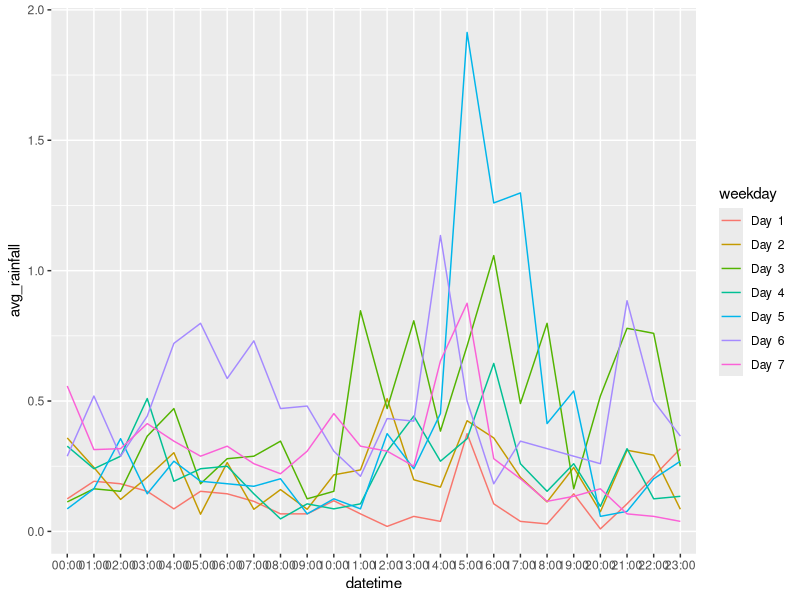
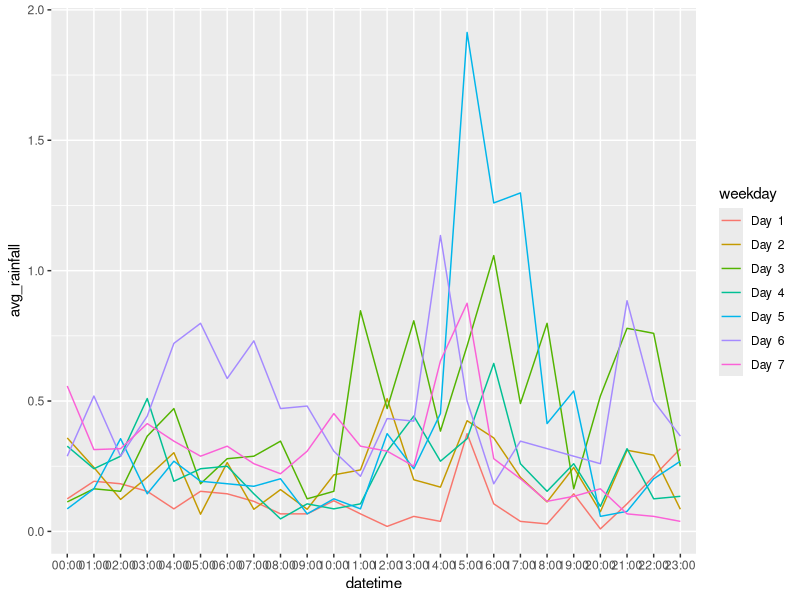

The R source for these figures, in order:
library(ggplot2)

raindata = read.table(file="raindata.csv",  header=TRUE, sep=",")
attach(raindata)
raindata[rainfall>0,]

##	split time
temptime <- read.table(textConnection(as.character(raindata$datetime)))
raindata$datetime <- temptime$V2

temp1 = aggregate(raindata[3:3], by=list(raindata$weekday, raindata$datetime), mean)

##	rename col names.
colnames(temp1) <- c("weekday", "datetime", "avg_rainfall")

##	sort by weekday
temp1 = temp1[with(temp1, order(temp1$weekday)),]

##	rename content of weekday in order to avoid to become continuous values.
temp1$weekday <- paste("Day ", temp1$weekday)

##	output temp1 to .csv
write.csv(temp1, file = "Q4_rainfall.csv")

ggplot(temp1, aes(datetime, avg_rainfall, color=weekday)) + geom_line(aes(group = weekday))

ggsave(file="Q4_rainfall.pdf")